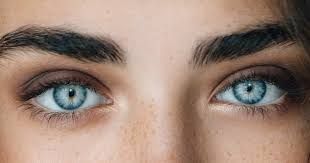
#> input picture Original_Images/eyes_1.jpg, 310 x 163 px, found by its file name; its folder holds only this picture in this run
$ python Resize_Grayscale_Images.py   (older library calls are emulated)
#> lines starting #> are read from the running program, lines starting #| are printed output that depends on the picture
from PIL import Image
import os
import numpy as np
from numpy import array

#Gets directory this file is run from. Defines the "source_directory" it gets the images from, relatively to this files directory
cwd = os.getcwd()

#If you intend to change your file path, do it here.
source_directory = ''.join([cwd,"\Original_Images"])
print("\nPath to source_directory: ",source_directory)

#Encoded version of source path
source_directory_path = os.fsencode(source_directory)

counter = 0

#Iterates through directory only considering files ending with 'png', 'jpeg' and 'jpg'.
for file in os.listdir(source_directory_path):
	filename = os.fsdecode(file)
	if filename.endswith(".png") or filename.endswith(".jpeg") or filename.endswith("jpg"):
		filepath = ''.join([source_directory,"\\",filename])

		#Open and convert each image to 'grayscale'
		img = Image.open(filepath).convert('L')
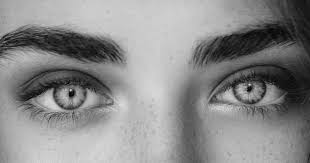
#> img: PIL image 310x163 L; min 1, max 218, mean 138.5

		#Resize the image to a 'width' and aspect height given in pixels
		width = 28
		height = width
		img = img.resize((width,height), Image.ANTIALIAS)
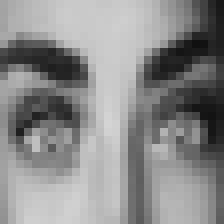
#> img: PIL image 28x28 L (shown 8 times larger); min 16, max 212, mean 138.6

		#If you want to save a copy of the reworked image. Currently saved to folder 'Reworked_Images' in current working directory
		target_directory = "Reworked_Images\ "
		img.save(''.join([target_directory,filename,"_",str(width),"_",str(height),"_gray.png"]))

		#Only for printing purposes
		counter += 1

		continue
	else:
		continue

print("Resizing and grayscaling done.","\nReworked",counter,"images and stored at",(''.join([cwd," \ ",target_directory,"."])))

$ run again, on Original_Images/eyes_14.jpg
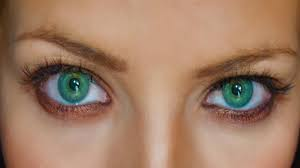
#> input picture Original_Images/eyes_14.jpg, 300 x 168 px, found by its file name
#> `img = Image.open(filepath).convert('L')`:
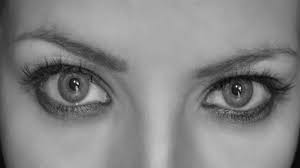
#> img: PIL image 300x168 L; min 2, max 245, mean 132.7
#> `img = img.resize((width,height), Image.ANTIALIAS)`:
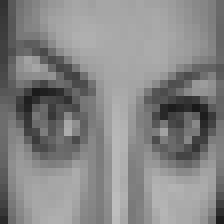
#> img: PIL image 28x28 L (shown 8 times larger); min 25, max 190, mean 132.9

$ run again, on Original_Images/eyes_16.jpg
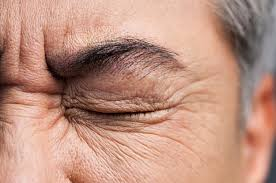
#> input picture Original_Images/eyes_16.jpg, 276 x 183 px, found by its file name
#> `img = Image.open(filepath).convert('L')`:
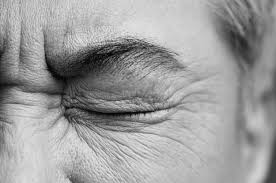
#> img: PIL image 276x183 L; min 2, max 236, mean 157.2
#> `img = img.resize((width,height), Image.ANTIALIAS)`:
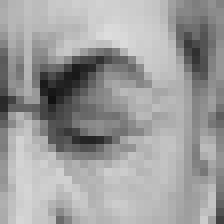
#> img: PIL image 28x28 L (shown 8 times larger); min 17, max 221, mean 157.4

$ run again, on Original_Images/eyes_10.jpg
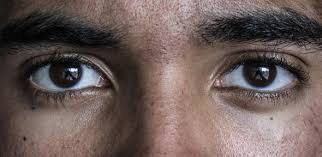
#> input picture Original_Images/eyes_10.jpg, 322 x 157 px, found by its file name
#> `img = Image.open(filepath).convert('L')`:
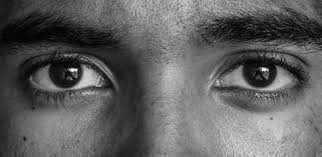
#> img: PIL image 322x157 L; min 0, max 244, mean 95.8
#> `img = img.resize((width,height), Image.ANTIALIAS)`:
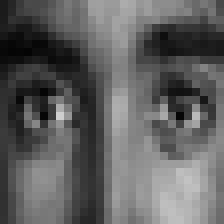
#> img: PIL image 28x28 L (shown 8 times larger); min 4, max 206, mean 95.8
